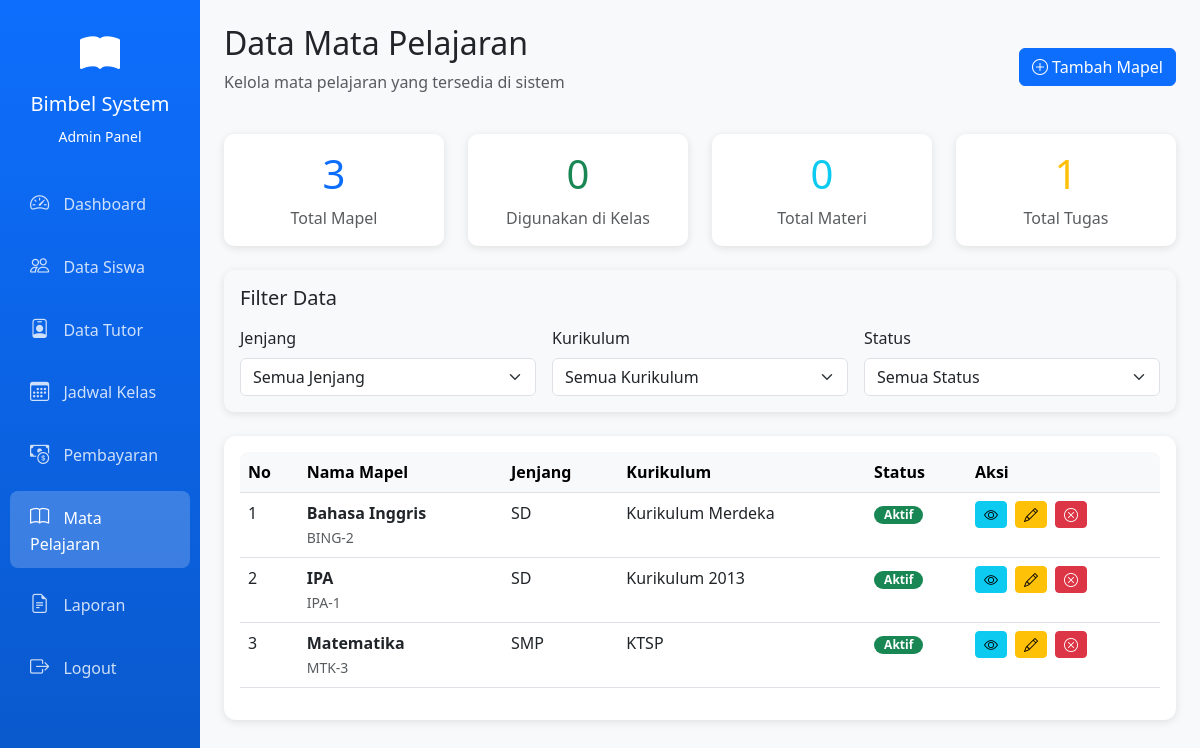
/admin/mapel.php (signed in), run on the app's committed database.
### tables this page shows
CREATE TABLE `mapel` (
  `id_mapel` int NOT NULL,
  `nama_mapel` varchar(50) DEFAULT NULL,
  `kode_mapel` varchar(20) DEFAULT NULL,
  `jenjang` enum('SD','SMP','SMA') DEFAULT NULL,
  `kurikulum` varchar(50) DEFAULT NULL,
  `deskripsi` text,
  `status` enum('Aktif','Nonaktif') DEFAULT 'Aktif',
  `created_at` timestamp NULL DEFAULT CURRENT_TIMESTAMP,
  `updated_at` datetime DEFAULT NULL
);

### admin/mapel.php (the view, shortened to what this page needs)
<?php
require "../config.php";
function h($str) {
    return htmlspecialchars($str ?? '', ENT_QUOTES, 'UTF-8');
}
$qMapel = mysqli_query($conn, "
    SELECT
        m.*,
        COUNT(k.id_kelas) as jumlah_kelas
    FROM mapel m
    LEFT JOIN kelas k ON m.id_mapel = k.id_mapel AND k.status = 'Aktif'
    GROUP BY m.id_mapel
    ORDER BY m.nama_mapel ASC
");
$mapelData = [];
while ($row = mysqli_fetch_assoc($qMapel)) {
    $mapelData[] = $row;
}
$statistik = [];
if (!empty($mapelData)) {
    $totalKelas = 0;
    $totalMateri = 0;
    $totalTugas = 0;
    foreach ($mapelData as $mapel) {
        $totalKelas += $mapel['jumlah_kelas'];
        $qMateri = mysqli_query($conn, "
            SELECT COUNT(*) as count FROM materi m
            JOIN kelas k ON m.id_kelas = k.id_kelas
            WHERE k.id_mapel = " . $mapel['id_mapel']
        );
        $materiCount = mysqli_fetch_assoc($qMateri)['count'];
        $totalMateri += $materiCount;
        $qTugas = mysqli_query($conn, "
            SELECT COUNT(*) as count FROM tugas t
            WHERE t.id_mapel = " . $mapel['id_mapel']
        );
        $tugasCount = mysqli_fetch_assoc($qTugas)['count'];
        $totalTugas += $tugasCount;
    }
    $statistik = [
        'total_mapel' => count($mapelData),
        'total_kelas' => $totalKelas,
        'total_materi' => $totalMateri,
        'total_tugas' => $totalTugas
    ];
}
?>
<!DOCTYPE html>
<html lang="id">
<head>
    <link href="https://cdn.jsdelivr.net/npm/bootstrap@5.3.0/dist/css/bootstrap.min.css" rel="stylesheet">
    <link rel="stylesheet" href="https://cdn.jsdelivr.net/npm/bootstrap-icons@1.10.0/font/bootstrap-icons.css">
    <link rel="stylesheet" href="../assets/css/style.css">
</head>
<body>
    <div class="container-fluid">
        <div class="row">
            <div class="col-md-2 sidebar p-0">
                <div class="text-center text-white py-4">
                    <i class="bi bi-book-fill" style="font-size: 2.5rem;"></i>
                    <h5 class="mt-2">Bimbel System</h5>
                    <small>Admin Panel</small>
                </div>
                <nav class="nav flex-column">
                    <a class="nav-link" href="dashboardadmin.php"><i class="bi bi-speedometer2"></i> Dashboard</a>
                    <a class="nav-link" href="siswa.php"><i class="bi bi-people"></i> Data Siswa</a>
                    <a class="nav-link" href="tutor.php"><i class="bi bi-person-badge"></i> Data Tutor</a>
                    <a class="nav-link" href="kelas.php"><i class="bi bi-calendar3"></i> Jadwal Kelas</a>
                    <a class="nav-link" href="pembayaran.php"><i class="bi bi-cash-coin"></i> Pembayaran</a>
                    <a class="nav-link active" href="mapel.php"><i class="bi bi-book"></i> Mata Pelajaran</a>
                    <a class="nav-link" href="laporan.php"><i class="bi bi-file-earmark-text"></i> Laporan</a>
                    <a class="nav-link" href="../logout.php"><i class="bi bi-box-arrow-right"></i> Logout</a>
                </nav>
            </div>
            <div class="col-md-10 content-wrapper p-4">
                <div class="page-header d-flex justify-content-between align-items-center mb-4">
                    <div>
                        <h2>Data Mata Pelajaran</h2>
                        <p class="text-muted">Kelola mata pelajaran yang tersedia di sistem</p>
                    </div>
                    <a href="mapel_tambah.php" class="btn btn-primary">
                        <i class="bi bi-plus-circle"></i> Tambah Mapel
                    </a>
                </div>
                <?php if (!empty($statistik)): ?>
                <div class="row mb-4">
                    <div class="col-md-3">
                        <div class="card card-statistik border-primary">
                            <div class="card-body text-center">
                                <h1 class="text-primary"><?= $statistik['total_mapel'] ?></h1>
                                <p class="text-muted mb-0">Total Mapel</p>
                            </div>
                        </div>
                    </div>
                    <div class="col-md-3">
                        <div class="card card-statistik border-success">
                            <div class="card-body text-center">
                                <h1 class="text-success"><?= $statistik['total_kelas'] ?></h1>
                                <p class="text-muted mb-0">Digunakan di Kelas</p>
                            </div>
                        </div>
                    </div>
                    <div class="col-md-3">
                        <div class="card card-statistik border-info">
                            <div class="card-body text-center">
                                <h1 class="text-info"><?= $statistik['total_materi'] ?></h1>
                                <p class="text-muted mb-0">Total Materi</p>
                            </div>
                        </div>
                    </div>
                    <div class="col-md-3">
                        <div class="card card-statistik border-warning">
                            <div class="card-body text-center">
                                <h1 class="text-warning"><?= $statistik['total_tugas'] ?></h1>
                                <p class="text-muted mb-0">Total Tugas</p>
                            </div>
                        </div>
                    </div>
                </div>
                <?php endif; ?>
                <div class="card filter-card mb-4">
                    <div class="card-body">
                        <h5 class="card-title mb-3">Filter Data</h5>
                        <div class="row g-3">
                            <div class="col-md-4">
                                <label class="form-label">Jenjang</label>
                                <select class="form-select" id="filterJenjang">
                                    <option value="">Semua Jenjang</option>
                                </select>
                            </div>
                            <div class="col-md-4">
                                <label class="form-label">Kurikulum</label>
                                <select class="form-select" id="filterKurikulum">
                                    <option value="">Semua Kurikulum</option>
                                </select>
                            </div>
                            <div class="col-md-4">
                                <label class="form-label">Status</label>
                                <select class="form-select" id="filterStatus">
                                    <option value="">Semua Status</option>
                                </select>
                            </div>
                        </div>
                    </div>
                </div>
                <div class="card">
                    <div class="card-body">
                        <div class="table-responsive">
                            <table class="table table-hover mapel-table">
                                <thead class="table-light">
                                    <tr>
                                        <th>No</th>
                                        <th>Nama Mapel</th>
                                        <th>Jenjang</th>
                                        <th>Kurikulum</th>
                                        <th>Status</th>
                                        <th>Aksi</th>
                                    </tr>
                                </thead>
                                <tbody id="mapelTableBody">
                                    <?php if (empty($mapelData)): ?>
                                    <tr>
                                        <td colspan="6" class="text-center py-4">
                                            <i class="bi bi-book display-1 text-muted"></i>
                                            <h5 class="mt-3">Belum ada data mapel</h5>
                                            <p class="text-muted">Tambahkan mapel pertama Anda</p>
                                            <a href="mapel_tambah.php" class="btn btn-primary">
                                                <i class="bi bi-plus-circle"></i> Tambah Mapel
                                            </a>
                                        </td>
                                    </tr>
                                    <?php else: ?>
                                        <?php foreach ($mapelData as $index => $row): ?>
                                        <tr class="mapel-row"
                                            data-jenjang="<?= h($row['jenjang']) ?>"
                                            data-kurikulum="<?= h($row['kurikulum']) ?>"
                                            data-status="<?= h($row['status']) ?>">
                                            <td><?= $index + 1 ?></td>
                                            <td>
                                                <strong><?= h($row['nama_mapel']) ?></strong>
                                                <?php if ($row['kode_mapel']): ?>
                                                    <br>
                                                    <small class="text-muted"><?= h($row['kode_mapel']) ?></small>
                                                <?php endif; ?>
                                            </td>
                                            <td><?= $row['jenjang'] ? h($row['jenjang']) : '<span class="text-muted">-</span>' ?></td>
                                            <td><?= $row['kurikulum'] ? h($row['kurikulum']) : '<span class="text-muted">-</span>' ?></td>
                                            <td>
                                                <span class="badge <?= $row['status'] == 'Aktif' ? 'bg-success' : 'bg-secondary' ?> status-badge">
                                                    <?= h($row['status']) ?>
                                                </span>
                                            </td>
                                            <td class="action-buttons">
                                                <div class="d-flex gap-2">
                                                    <a href="mapel_detail.php?id=<?= $row['id_mapel'] ?>"
                                                       class="btn btn-sm btn-info" title="Detail">
                                                        <i class="bi bi-eye"></i>
                                                    </a>
                                                    <a href="mapel_edit.php?id=<?= $row['id_mapel'] ?>"
                                                       class="btn btn-sm btn-warning" title="Edit">
                                                        <i class="bi bi-pencil"></i>
                                                    </a>
                                                    <?php if ($row['status'] == 'Aktif'): ?>
                                                        <a href="?hapus=<?= $row['id_mapel'] ?>"
                                                           class="btn btn-sm btn-danger"
                                                           title="Nonaktifkan"
                                                           onclick="return confirm('Nonaktifkan mapel <?= h($row['nama_mapel']) ?>?')">
                                                            <i class="bi bi-x-circle"></i>
                                                        </a>
                                                    <?php endif; ?>
                                                </div>
                                            </td>
                                        </tr>
                                        <?php endforeach; ?>
                                    <?php endif; ?>
                                </tbody>
                            </table>
                        </div>
                    </div>
                </div>
            </div>
        </div>
    </div>
</body>
</html>

### assets/css/style.css (style rules this page uses)
body { font-family: 'Segoe UI', Tahoma, Geneva, Verdana, sans-serif; }
.sidebar { min-height: 100vh; background: linear-gradient(180deg, #0d6efd 0%, #0a58ca 100%); }
.sidebar .nav-link { color: rgba(255, 255, 255, 0.8); padding: 12px 20px; margin: 5px 10px; border-radius: 8px; transition: all 0.3s; }
.sidebar .nav-link:hover, .sidebar .nav-link.active { background-color: rgba(255, 255, 255, 0.2); color: white; }
.sidebar .nav-link i { margin-right: 10px; font-size: 1.2rem; }
.card { border: none; border-radius: 12px; box-shadow: 0 2px 8px rgba(0, 0, 0, 0.1); transition: transform 0.3s; }
.table-responsive { border-radius: 8px; }
.content-wrapper { padding: 30px; background-color: #f8f9fa; min-height: 100vh; }
.page-header { margin-bottom: 30px; }

### admin/mapel.php (style rules this page uses)
.card-statistik { border-radius: 10px; transition: transform 0.2s; }
.mapel-table tr { transition: background-color 0.2s; }
.status-badge { font-size: 0.75rem; padding: 3px 10px; border-radius: 20px; }
.action-buttons .btn { padding: 2px 8px; font-size: 0.875rem; }
.filter-card { background-color: #f8f9fa; border-radius: 10px; }

### data on the page
mapel: nama_mapel "Bahasa Inggris", kode_mapel "BING-2", jenjang "SD", kurikulum "Kurikulum Merdeka", status "Aktif"
mapel: nama_mapel "IPA", kode_mapel "IPA-1", jenjang "SD", kurikulum "Kurikulum 2013", status "Aktif"
mapel: nama_mapel "Matematika", kode_mapel "MTK-3", jenjang "SMP", kurikulum "KTSP", status "Aktif"

### other printed values
$statistik['total_mapel'] "3"
$statistik['total_kelas'] "0"
$statistik['total_materi'] "0"
$statistik['total_tugas'] "1"
